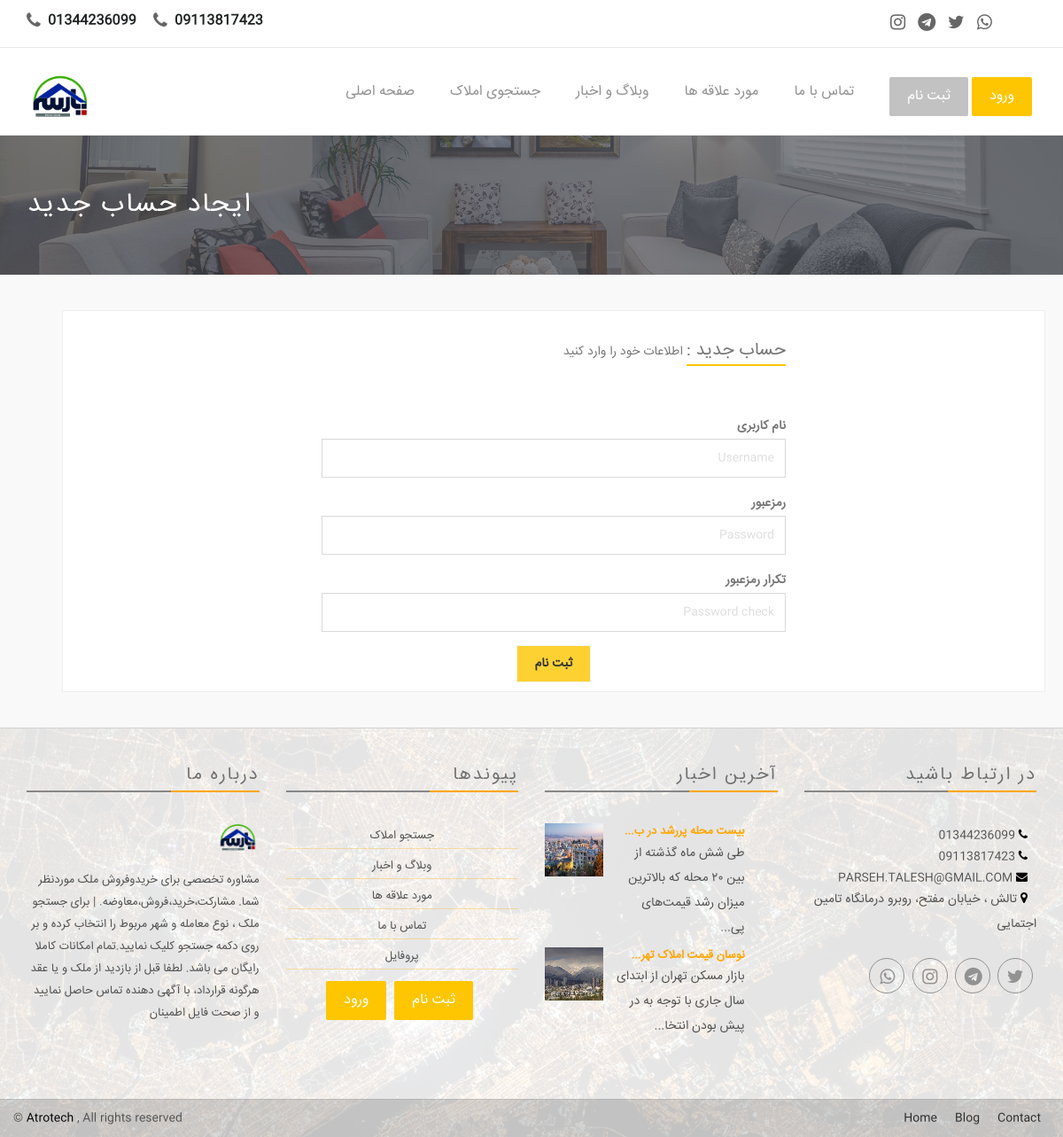
Screenshot of /register/ with the database file from the repository.
### app/models.py (models this page shows, shortened)
class Settings(models.Model):
  title = models.CharField(max_length=100, verbose_name = "عنوان")
  title_below = models.CharField(max_length=300 , null=True, blank=True , verbose_name = "متن زیر عنوان")
  introduction_text = models.TextField(max_length=2000 , null=True, blank=True , verbose_name = "متن معرفی" )
  contact_page_text = models.TextField(max_length=2000 , null=True, blank=True , verbose_name = "متن صفحه تماس با ما")
  experts_number = models.IntegerField(default='1', verbose_name = "تعداد کارشناسان")
  email = models.EmailField(max_length=200 , null=True , blank=True , verbose_name = "ایمیل")
  address = models.CharField(max_length=300 , null=True , blank=True , verbose_name = "آدرس")
  phone1 = models.CharField(max_length=20 , null=True , blank=True , verbose_name = "تلفن ۱")
  phone2 = models.CharField(max_length=20 , null=True , blank=True , verbose_name = "تلفن ۲")
  whatsapp_number = models.CharField(max_length=20 , null=True , blank=True , verbose_name = "شماره واتساپ")
  instagram = models.URLField(max_length=500, null=True, blank=True, verbose_name = "لینک اینستاگرام")
  telegram = models.URLField(max_length=500, null=True, blank=True, verbose_name = "لینک تلگرام")
  twitter = models.URLField(max_length=500, null=True, blank=True, verbose_name = "لینک توییتر")
  whatsapp = models.URLField(max_length=500, null=True, blank=True, verbose_name = "لینک واتس اپ")
  lat_long = models.CharField(max_length=50 , null=True , blank=True , verbose_name = "lat & long")
  logo = models.ImageField(default='logo.png', upload_to='logo', null=True, blank=True, verbose_name = "لوگو")
  header_image = models.ImageField(default='header.png', upload_to='header', null=True, blank=True, verbose_name = "تصویر سربرگ (header)")
  class Meta:
      verbose_name = "تنظیمات"
      verbose_name_plural = "تنظیمات"

### blogApp/models.py (models this page shows, shortened)
class Post(models.Model):
    title = models.CharField(max_length=255, verbose_name="عنوان")
    slug = models.SlugField(max_length=255, null=True, blank=True, verbose_name="نشانی پیوند (link)")
    author = models.ForeignKey(User, on_delete=models.CASCADE, verbose_name="نویسنده")
    img = models.ImageField(upload_to='blog', null=True, verbose_name="تصویر")
    body = RichTextField(blank=False, null=True, verbose_name="متن")
    comments = models.ManyToManyField(PostComment, blank=True, verbose_name="نظرات")
    post_date = models.DateTimeField(auto_now_add=True)
    category = models.ForeignKey(Categories, null=True, on_delete=models.PROTECT, related_name='category_set', verbose_name="دسته بندی")
    class Meta:
      verbose_name = "پست"
      verbose_name_plural = "پست ها"

### authentication/views.py (the view)
# urls.py: path('register/', register_user, name="register"),
def register_user(request):
    msg     = None
    success = False
    if request.method == "POST":
        form = SignUpForm(request.POST)
        if form.is_valid():
            form.save()
            username = form.cleaned_data.get("username")
            raw_password = form.cleaned_data.get("password1")
            user = authenticate(username=username, password=raw_password)
            msg     = 'کاربر ایجاد شد - <a href="/login">ورود</a>.'
            success = True
        else:
            msg = 'اطلاعات فرم معتبر نیست'
    else:
        form = SignUpForm()
    return render(request, "accounts/register.html", {"form": form, "msg" : msg, "success" : success })

### authentication/forms.py
class SignUpForm(UserCreationForm):
    username = forms.CharField(
        widget=forms.TextInput(
            attrs={
                "placeholder" : "Username",
                "class": "form-control"
            }
        ))
    password1 = forms.CharField(
        widget=forms.PasswordInput(
            attrs={
                "placeholder" : "Password",
                "class": "form-control"
            }
        ))
    password2 = forms.CharField(
        widget=forms.PasswordInput(
            attrs={
                "placeholder" : "Password check",
                "class": "form-control"
            }
        ))
    class Meta:
        model = User
        fields = ('username', 'password1', 'password2')

### app/context_processor.py (called while the page is built)
def settings(request):
    return {
    'settings': models.Settings.objects.all().last() ,
    'latestpost_list' : Post.objects.all().order_by('-post_date')[:3] ,
    'footer_latestpost_list' : Post.objects.all().order_by('-post_date')[:2]
    }

### crm/context_processor.py (called while the page is built)
def notification(request):
    if request.user.is_superuser:
        return {
           'new_reqs': models.Order_request.objects.filter(status='جدید').order_by('-date_created') ,
           'new_req_counts': models.Order_request.objects.filter(status='جدید').count(),
           'new_contact_counts': Contact.objects.filter(status='جدید').count(),
           'new_contacts': Contact.objects.filter(status='جدید').order_by('-created_on')
        }
    elif request.user.is_authenticated:
        return {
           'new_reqs': models.Order_request.objects.filter(status='جدید' , user__user=request.user ).order_by('-date_created') ,
           'new_req_counts': models.Order_request.objects.filter(status='جدید' , user__user=request.user ).count()
        }
    else:
        return { 'userProfile': None }

def accessType(request):
    if request.user.is_authenticated:
        return { 'userProfile': get_object_or_404(models.Profile, user=request.user) }
    else:
        return { 'userProfile': None }

### templates/accounts/register.html (shortened to what this page needs)
{% extends "base.html" %}
{% block content %}
<div style="background:#494C53 url({{ settings.header_image.url }}) no-repeat scroll center top / cover; color:#FFF; position: relative; min-height: 140px; ">
		<div class="container">
				<div class="row">
						<div class="page-head-content">
								<h1 class="page-title"> ایجاد حساب جدید </h1>
						</div>
				</div>
		</div>
</div>
<div class="register-area" style="background-color: rgb(249, 249, 249);">
		<div class="container" dir="rtl">
				<div class="col-md-12">
						<div class="box-for overflow">
								<div class="col-sm-6 col-sm-offset-3 login-blocks">
										<h2>حساب جدید : </h2>
										<span class="mb-0 text-muted">
											{% if msg %}
												{{ msg | safe }}
											{% else %}
												اطلاعات خود را وارد کنید
											{% endif %}
										</span>
										<p> <br /> </p>
										{% if not success %}
										<form role="form" method="post" action="">
												<div class="form-group">
														<label for="name">نام کاربری</label>
														{{ form.username }}
												</div>
												<div class="form-group">
														<label for="password">رمزعبور</label>
														{{ form.password1 }}
												</div>
												<div class="form-group">
														<label for="password">تکرار رمزعبور</label>
														{{ form.password2 }}
												</div>
												<div class="text-center">
														<button type="submit" class="btn btn-default">ثبت نام</button>
												</div>
										</form>
										{% endif %}
								</div>
						</div>
				</div>
		</div>
</div>
{% endblock content %}

### templates/base.html (shortened to what this page needs)
{% load static %}
{% load bootstrap %}
<!DOCTYPE html>
<html class="no-js">
<head>
  <link rel="stylesheet" href="{% static 'assets/css/normalize.css' %}">
  <link rel="stylesheet" href="{% static 'assets/css/font-awesome.min.css' %}">
  <link rel="stylesheet" href="{% static 'assets/css/fontello.css">
  <link href="{% static 'assets/fonts/icon-7-stroke/css/pe-icon-7-stroke.css' %}" rel="stylesheet">
  <link href="{% static 'assets/fonts/icon-7-stroke/css/helper.css' %}" rel="stylesheet">
  <link href="{% static 'assets/css/animate.css' %}" rel="stylesheet" media="screen">
  <link rel="stylesheet" href="{% static 'assets/css/bootstrap-select.min.css' %}">
  <link rel="stylesheet" href="{% static 'bootstrap/css/bootstrap.min.css' %}">
  <link rel="stylesheet" href="{% static 'assets/css/icheck.min_all.css' %}">
  <link rel="stylesheet" href="{% static 'assets/css/price-range.css' %}">
  <link rel="stylesheet" href="{% static 'assets/css/owl.carousel.css' %}">
  <link rel="stylesheet" href="{% static 'assets/css/owl.theme.css' %}">
  <link rel="stylesheet" href="{% static 'assets/css/owl.transitions.css' %}">
  <link rel="stylesheet" href="{% static 'assets/css/style.css' %}">
  <link rel="stylesheet" href="{% static 'assets/css/responsive.css' %}">
  <link rel="stylesheet" href="https://cdnjs.cloudflare.com/ajax/libs/font-awesome/4.7.0/css/font-awesome.min.css">
</head>
<body>
  <div class="header-connect">
  		<div class="container">
  				<div class="row">
  						<div class="col-md-5 col-sm-8  col-xs-12">
  								<div class="header-half header-call">
  										<p>
  												<span> <i class="fa fa-phone"></i> <a href="tel:{{ settings.phone1 }}"> {{ settings.phone1 }} </a> </span>
                          <span> <i class="fa fa-phone"></i> <a href="tel:{{ settings.phone2 }}"> {{ settings.phone2 }} </a> </span>
  										</p>
  								</div>
  						</div>
  						<div class="col-md-2 col-md-offset-5  col-sm-3 col-sm-offset-1  col-xs-12">
  								<div class="header-half header-social">
  										<ul class="list-inline">
                          <li><a href="{{ settings.instagram }}"><i class="fa fa-instagram" style="font-size:20px"></i></a></li>
                          <li><a href="{{ settings.telegram }}"><i class="fa fa-telegram" style="font-size:20px"></i></a></li>
  												<li><a href="{{ settings.twitter }}"><i class="fa fa-twitter" style="font-size:20px"></i></a></li>
  												<li><a href="{{ settings.whatsapp }}"><i class="fa fa-whatsapp" style="font-size:20px"></i></a></li>
  										</ul>
  								</div>
  						</div>
  				</div>
  		</div>
  </div>
  <nav class="navbar navbar-default ">
  		<div class="container">
  				<div class="navbar-header">
  						<a class="navbar-brand" href="{% url 'app:home' %}"><img src="{{ settings.logo.url }}" style="max-height:50px;" alt="{{ settings.title }}"></a>
  				</div>
  				<div class="collapse navbar-collapse yamm" id="navigation">
  						<div class="button navbar-right">
                {% if user.is_authenticated %}
                <button class="navbar-btn nav-button wow fadeInRight" onclick=" window.location.replace('{% url 'logout' %}')" data-wow-delay="0.5s"> خروج </button>
                <button class="navbar-btn nav-button wow fadeInRight login" onclick=" window.location.replace('{% url 'app:profile' %}')" data-wow-delay="0.5s"> پروفایل </button>
                {% else %}
                <button class="navbar-btn nav-button wow bounceInRight" onclick="window.location.replace('{% url 'register' %}')" data-wow-delay="0.4s"> ثبت نام </button>
                <button class="navbar-btn nav-button wow fadeInRight login" onclick=" window.location.replace('{% url 'login' %}')" data-wow-delay="0.5s"> ورود </button>
                {% endif %}
  						</div>
  						<ul class="main-nav nav navbar-nav navbar-right">
  								<li class="wow fadeInDown" data-wow-delay="0.1s"><a class="" href="{% url 'app:home' %}"> صفحه اصلی </a> </li>
  								<li class="wow fadeInDown" data-wow-delay="0.1s"><a class="" href="{% url 'app:items' %}"> جستجوی املاک </a></li>
  								<li class="wow fadeInDown" data-wow-delay="0.1s"><a class="" href="/blog"> وبلاگ و اخبار  </a></li>
  								<li class="wow fadeInDown" data-wow-delay="0.1s"><a class="" href="{% url 'app:favs' %}"> مورد علاقه ها  </a></li>
  								<li class="wow fadeInDown" data-wow-delay="0.4s"><a href="{% url 'app:contact' %}"> تماس با ما </a></li>
  						</ul>
  				</div>
  		</div>
  </nav>
{% block content %}{% endblock content %}
    <div class="footer-area">
    		<div class=" footer">
    				<div class="container">
    						<div class="row" align="right">
    								<div class="col-md-3 col-sm-6 wow fadeInRight animated">
    										<div class="single-footer">
    												<h4> درباره ما </h4>
    												<div class="footer-title-line"></div>
    												<img src="{{ settings.logo.url }}" alt="{{ settings.title }}" class="wow pulse" data-wow-delay="1s">
    												<p dir="rtl"> {{ settings.title_below }} </p>
    										</div>
    								</div>
    								<div class="col-md-3 col-sm-6 wow fadeInRight animated">
    										<div class="single-footer">
    												<h4> پیوندها  </h4>
    												<div class="footer-title-line"></div>
    												<ul class="footer-menu" dir="rtl" align="center">
    														<li><a href="{% url 'app:items' %}"> جستجو املاک </a></li>
    														<li><a href="/blog"> وبلاگ و اخبار </a></li>
    														<li><a href="{% url 'app:favs' %}"> مورد علاقه ها </a></li>
    														<li><a href="{% url 'app:contact' %}">  تماس با ما  </a></li>
    														<li><a href="{% url 'app:profile' %}"> پروفایل </a>  </li>
                                <button class="navbar-btn nav-button wow bounceInRight login" onclick="window.location.replace('{% url 'register' %}')" data-wow-delay="0.4s"> ثبت نام </button>
                                <button class="navbar-btn nav-button wow fadeInRight login" onclick=" window.location.replace('{% url 'login' %}')" data-wow-delay="0.5s"> ورود </button>
    												</ul>
    										</div>
    								</div>
    								<div class="col-md-3 col-sm-6 wow fadeInRight animated">
    										<div class="single-footer">
    												<h4> آخرین اخبار </h4>
    												<div class="footer-title-line"></div>
    												<ul class="footer-blog">
                            {% for post in footer_latestpost_list %}
    														<li dir="rtl">
    																<div class="col-md-3 blg-thumb p0">
    																		<a href="{% url 'blog-detail' post.slug %}"> <img src="{{post.img.url}}"> </a>
    																</div>
    																<div class="col-md-8  col-sm-8 col-xs-8  blg-entry">
    																		<h6> <a href="{% url 'blog-detail' post.slug %}"> {{ post.title | slice:':20' | safe}}... </a></h6>
    																		{{post.body | slice:':65' | safe}}...
    																</div>
    														</li> <br>
                            {% endfor %}
    												</ul>
    										</div>
    								</div>
    								<div class="col-md-3 col-sm-6 wow fadeInRight animated">
    										<div class="single-footer news-letter">
    												<h4> در ارتباط باشید </h4>
    												<div class="footer-title-line"></div>
                            <ul class="footer-adress" dir="rtl">
                                <li> <a href="tel:{{ settings.phone1 }}"> <i class="fa fa-phone"></i> {{ settings.phone1 }} </a> </li>
                                <li> <a href="tel:{{ settings.phone2 }}"> <i class="fa fa-phone"></i> {{ settings.phone2 }} </a> </li>
                                <li> <a href="mailto:{{ settings.email }}"> <i class="fa fa-envelope"> </i> {{ settings.email }} </a> </li>
                                <li> <i class="fa fa-map-marker"> </i> {{ settings.address }} </li>
                            </ul>
                            <br>
    												<div class="social pull-right">
    														<ul>
    																<li><a class="wow fadeInUp animated" href="{{ settings.whatsapp }}"><i class="fa fa-whatsapp"></i></a></li>
    																<li><a class="wow fadeInUp animated" href="{{ settings.instagram }}" data-wow-delay="0.3s"><i class="fa fa-instagram"></i></a></li>
    																<li><a class="wow fadeInUp animated" href="{{ settings.telegram }}" data-wow-delay="0.4s"><i class="fa fa-telegram"></i></a></li>
    																<li><a class="wow fadeInUp animated" href="{{ settings.twitter }}" data-wow-delay="0.5s"><i class="fa fa-twitter"></i></a></li>
    														</ul>
    												</div>
    										</div>
    								</div>
    						</div>
    				</div>
    		</div>
    		<div class="footer-copy text-center">
    				<div class="container">
    						<div class="row">
    								<div class="pull-left">
    										<span> &#169; <a href="http://www.Atrotech.ir">Atrotech</a> , All rights reserved </span>
    								</div>
    								<div class="bottom-menu pull-right">
    										<ul>
    												<li><a class="wow fadeInUp animated" href="{% url 'app:home' %}" data-wow-delay="0.2s">Home</a></li>
    												<li><a class="wow fadeInUp animated" href="/blog" data-wow-delay="0.4s">Blog</a></li>
    												<li><a class="wow fadeInUp animated" href="{% url 'app:contact' %}" data-wow-delay="0.6s">Contact</a></li>
    										</ul>
    								</div>
    						</div>
    				</div>
    		</div>
    </div>
</body>
</html>

### rows the page displays
Settings: phone1 "01344236099", phone2 "09113817423", logo (picture), header_image (picture), title_below "مشاوره تخصصی برای خریدوفروش ملک موردنظر شما. مشارکت،خرید،فروش،معاوضه. | برای جستجو ملک ، نوع معامله و شهر مربوط را انتخاب کرده و بر روی دکمه جستجو کلیک نمایید.تمام امکانات کاملا رایگان می باشد. لطفا قبل از بازدید از ملک و یا عقد هرگونه قرارداد، با آگهی دهنده تماس حاصل نمایید و از صحت فایل اطمینان", email "PARSEH.TALESH@GMAIL.COM", address "تالش ، خیابان مفتح، روبرو درمانگاه تامین اجتمایی"
Post: img (picture), title "بیست محله پررشد در ب", body "طی شش ماه گذشته از بین ۲۰ محله که بالاترین میزان رشد قیمت‌های پی"
Post: img (picture), title "نوسان قیمت املاک تهر", body "بازار مسکن تهران از ابتدای سال جاری با توجه به در پیش بودن انتخا"
